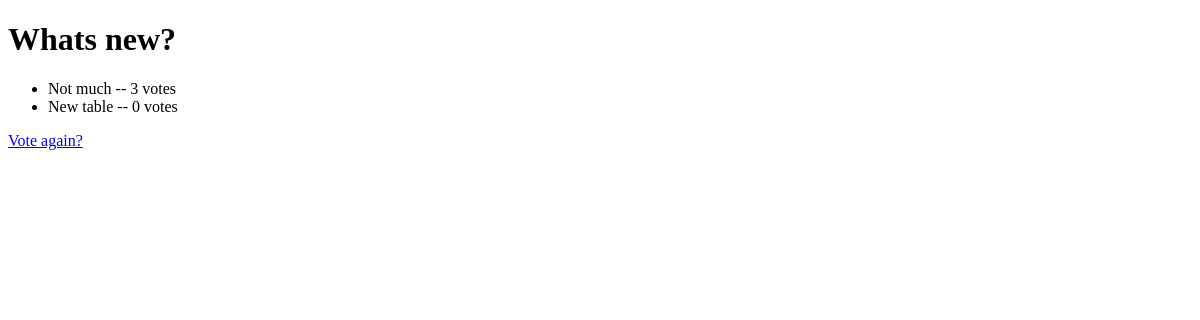
/polls/1/results/, run on an earlier commit of the app's database.
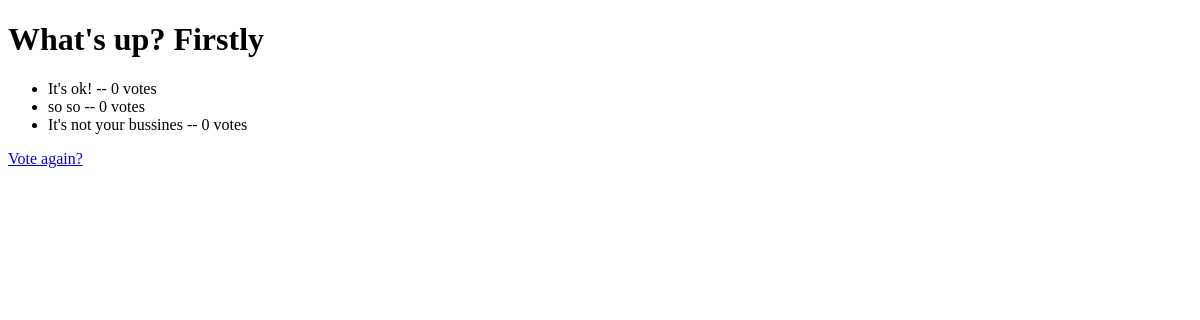
And on a later commit of the database.
### polls/models.py (models this page shows, shortened)
class Questions(models.Model):
    question_text = models.CharField(max_length=200)
    pub_date = models.DateTimeField('date published')

class Choice(models.Model):
    question = models.ForeignKey(Questions, on_delete=models.CASCADE)
    choice_text = models.CharField(max_length=200)
    votes = models.IntegerField(default=0)

### polls/views.py (the view)
# urls.py: path('<int:pk>/results/', views.ResultsView.as_view(), name='results'),
class ResultsView(generic.DetailView):
    model = Questions
    template_name = 'polls/results.html'

### polls/templates/polls/results.html (shortened to what this page needs)
<!DOCTYPE html>
<html lang="en">
<head>
</head>
<body>
    <h1>{{ questions.question_text }}</h1>
    <ul>
    {% for choice in questions.choice_set.all %}
        <li>{{ choice.choice_text }} -- {{ choice.votes }} vote{{ choice.votes|pluralize }}</li>
    {% endfor %}
    </ul>
    <a href="{% url 'polls:detail' questions.id %}">Vote again?</a>
</body>
</html>

What changed in the data, as far as the page shows it:
changed Questions: question_text "Whats new?" → "What's up? Firstly"
changed Choice (number 1 of 3 on the later page): choice_text "Not much" → "It's ok!"; votes "3" → "0"
added Choice: choice_text "so so", votes "0"
changed Choice: choice_text "New table" → "It's not your bussines"
